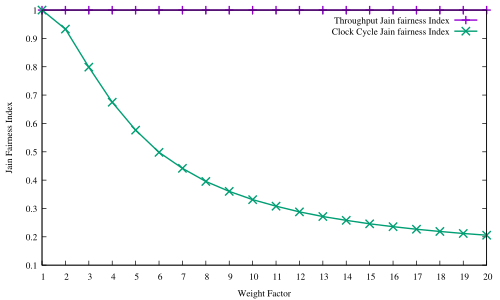

Generate this figure with gnuplot:
#! xgp flow_pps.dat
# Created the Fri Dec  8 02:30:12 CET 2017 with:
#   ____________________________
#  /                            \
# /        xgp        __________/
# \__________________/.:nonsns:.
#
 
#-------------------------------------
# SHAPES:
# (c)ircle  (t)riangle (i)nv.tri.
#           (d)iamond  (s)quare
# FILLING:
# (f)illed  (o)paque  (e)mpty (default)
#-------------------------------------
   s=4  ; es=s  ; fs=s+1 ; os=s+66
   c=6  ; ec=c  ; fc=c+1 ; oc=os+1
   t=8  ; et=t  ; ft=t+1 ; ot=oc+1
   i=10 ; ei=i  ; fi=i+1 ; oi=ot+1
   d=12 ; ed=d  ; fd=d+1 ; od=oi+1
   p=14 ; ep=p  ; fp=p+1 ; op=od+1
#-------------------------------------
#  e.g.:  
#  empty circles vs filled squares
#  plot "file" u 1:3 w p pt ec, 
#           "" u 1:4 w lp pt fs
#-------------------------------------

#Happy gnuplotting


set out "jain_fairness_nofairdrop.pdf"
set term pdf font "Times,10"
#set pointsize 1.25

set key top righ
#set ylabel "Per flow rate [pps]"
set xlabel "Weight Factor"
set xtics 1
set yrange [0.1:1]
set ylabel "Jain Fairness Index"

plot \
'NOFAIRDROP_CPU_RESULTS/jain_nofdthf.dat' every 2:2 u ($0+1):6 title "Throughput Jain fairness Index" lw 2 w lp,\
'NOFAIRDROP_CPU_RESULTS/jain_nofdthf.dat' every 2:2:1 u ($0+1):6 title "Clock Cycle Jain fairness Index" lw 2 w lp
#'jain_fairness_class_fairdrop.dat' u ($0+1):6 lw 2 w lp
#'flow_pps.dat'  u ($0+1-0.25):(f($1)/1000000)           t 'Per Flow Throughput'  axes x1y1 with boxes
